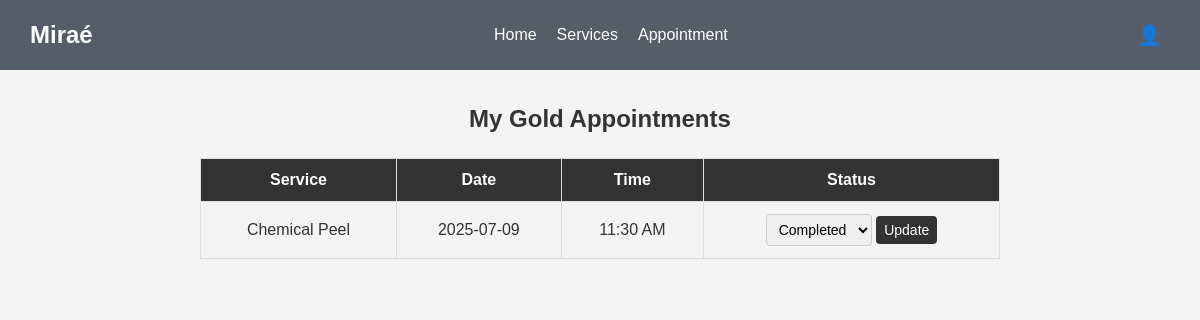
/goldAppointment.php (signed in), run on the app's committed database.
### tables this page shows
CREATE TABLE `appointments` (
  `appointmentID` int(11) NOT NULL,
  `userID` int(11) NOT NULL,
  `serviceID` int(11) NOT NULL,
  `appointmentDate` date NOT NULL,
  `timeSlot` varchar(20) NOT NULL,
  `status` enum('pending','confirmed','completed') DEFAULT 'pending'
);

CREATE TABLE `services` (
  `serviceID` int(11) NOT NULL,
  `serviceName` varchar(100) DEFAULT NULL,
  `servicePrice` decimal(10,2) DEFAULT NULL,
  `serviceDesc` text DEFAULT NULL,
  `serviceImage` varchar(255) DEFAULT NULL
);

### goldAppointment.php (the view, shortened to what this page needs)
<?php
include('custHeaderGold.php');
include('db.php');
$userID = $_SESSION['user_id'];
$stmt = $conn->prepare("SELECT a.*, s.serviceName FROM appointments a JOIN services s ON a.serviceID = s.serviceID WHERE a.userID = ? ORDER BY a.appointmentDate DESC");
$stmt->bind_param("i", $userID);
$stmt->execute();
$result = $stmt->get_result();
?>
<h2>My Gold Appointments</h2>
<table>
  <thead>
    <tr>
      <th>Service</th>
      <th>Date</th>
      <th>Time</th>
      <th>Status</th>
    </tr>
  </thead>
  <tbody>
    <?php if ($result->num_rows > 0): ?>
      <?php while ($row = $result->fetch_assoc()): ?>
        <tr>
          <td><?= htmlspecialchars($row['serviceName']) ?></td>
          <td><?= htmlspecialchars($row['appointmentDate']) ?></td>
          <td><?= htmlspecialchars($row['timeSlot']) ?></td>
          <td>
            <form method="POST" class="status-form" onsubmit="return confirmCancel(this);">
              <select name="updateStatus" required>
                <option value="completed" <?= $row['status'] === 'completed' ? 'selected' : '' ?>>Completed</option>
              </select>
              <button type="submit">Update</button>
            </form>
          </td>
        </tr>
      <?php endwhile; ?>
    <?php else: ?>
      <tr><td colspan="4">No appointments found.</td></tr>
    <?php endif; ?>
  </tbody>
</table>
<link rel="stylesheet" href="customer.css">

### customer.css (style rules this page uses)
* { margin: 0; padding: 0; box-sizing: border-box; }

### goldAppointment.php (style rules this page uses)
h2 { text-align: center; margin: 30px 0 20px; font-family: Arial, sans-serif; }
table { width: 90%; max-width: 800px; margin: 0 auto 50px; border-collapse: collapse; font-family: Arial, sans-serif; }
table th, table td { border: 1px solid #ddd; padding: 12px 15px; text-align: center; }
table th { background: #333; color: #fff; }
.status-form select, .status-form button { padding: 6px 8px; font-size: 14px; border-radius: 4px; border: 1px solid #ccc; }
.status-form button { background: #333; color: #fff; border: none; cursor: pointer; }

### data on the page
appointments: serviceID.serviceName "Chemical Peel", appointmentDate "2025-07-09", timeSlot "11:30 AM", updateStatus "Completed"
